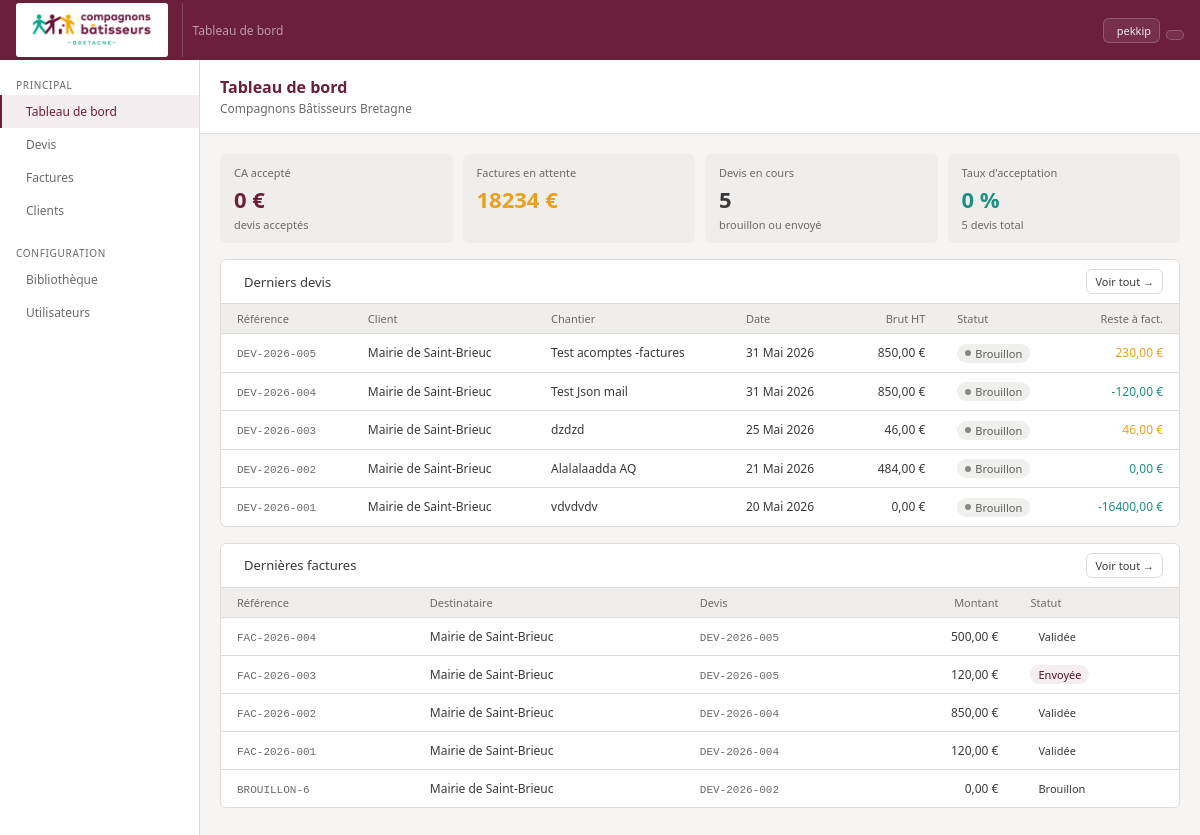
The app's page / (signed in) with its own data.
### core/models.py (models this page shows, shortened)
class ParametresAssociation(models.Model):
    nom = models.CharField(max_length=200, default='Compagnons Bâtisseurs Bretagne')
    siret = models.CharField(max_length=50, blank=True)
    ape = models.CharField(max_length=20, blank=True)
    forme_juridique = models.CharField(
        max_length=100, blank=True, default='Association loi 1901'
    )
    adresse = models.TextField(blank=True)
    email = models.EmailField(blank=True)
    telephone = models.CharField(max_length=50, blank=True)
    site_web = models.URLField(blank=True)
    logo = models.ImageField(
        upload_to='logo/', null=True, blank=True
    )
    couleur_principale = models.CharField(
        max_length=7, default='#6B1F3A',
        help_text="Code hexadécimal ex: #6B1F3A"
    )
    couleur_secondaire = models.CharField(
        max_length=7, default='#2BBFA4',
        help_text="Code hexadécimal ex: #2BBFA4"
    )
    couleur_accent = models.CharField(
        max_length=7, default='#E8A020',
        help_text="Code hexadécimal ex: #E8A020"
    )
    slogan = models.CharField(
        max_length=200, blank=True,
        default='La solidarité, un chantier à partager'
    )
    class Meta:
        verbose_name = 'Paramètres association'
    @classmethod
    def get(cls):
        obj, _ = cls.objects.get_or_create(pk=1)
        return obj

class Devis(models.Model):
    STATUS_CHOICES = [
        ('draft',    'Brouillon'),
        ('sent',     'Envoyé'),
        ('accepted', 'Accepté'),
        ('refused',  'Refusé'),
        ('expired',  'Expiré'),
    ]
    reference = models.CharField(max_length=50, unique=True)
    client = models.ForeignKey(
        Client, on_delete=models.PROTECT, related_name='devis'
    )
    equipe = models.ForeignKey(
        Equipe, on_delete=models.SET_NULL,
        null=True, blank=True, related_name='devis'
    )
    chantier = models.CharField(max_length=300)
    chantier_adresse1 = models.CharField(max_length=200, blank=True)
    chantier_adresse2 = models.CharField(max_length=200, blank=True)
    chantier_cp = models.CharField(max_length=10, blank=True)
    chantier_ville = models.CharField(max_length=100, blank=True)
    status = models.CharField(
        max_length=20, choices=STATUS_CHOICES, default='draft'
    )
    date_creation = models.DateField(auto_now_add=True)
    date_validite = models.DateField(null=True, blank=True)
    taux_mo = models.DecimalField(
        max_digits=6, decimal_places=2, default=46.00
    )
    notes = models.TextField(blank=True)
    conditions_devis = models.TextField(
        blank=True,
        help_text="Conditions de vente pour ce devis (copié depuis les préférences à la création)"
    )
    fin_group_title = models.CharField(
        max_length=100, default='Financements',
        help_text="Titre du groupe de financements"
    )
    created_by = models.ForeignKey(
        User, on_delete=models.SET_NULL,
        null=True, related_name='devis_crees'
    )
    created_at = models.DateTimeField(auto_now_add=True)
    updated_at = models.DateTimeField(auto_now=True)
    class Meta:
        ordering = ['-created_at']
        verbose_name = 'Devis'
        verbose_name_plural = 'Devis'
    def total_brut(self):
        return sum(
            l.total() for l in self.lignes.filter(parent=None)
            if l.type_ligne != 'FIN'
        )
    def total_facture(self):
        return sum(
            f.montant for f in self.factures.exclude(status='cancelled')
            if f.type_doc in ('facture', 'acompte')
        ) - sum(
            f.montant for f in self.factures.exclude(status='cancelled')
            if f.type_doc == 'avoir'
        )
    def reste_a_facturer(self):
        return self.total_brut() - self.total_facture()

class Client(models.Model):
    nom = models.CharField(max_length=200)
    contact = models.CharField(max_length=200, blank=True)
    email = models.EmailField(blank=True)
    telephone = models.CharField(max_length=50, blank=True)
    adresse = models.TextField(blank=True)
    created_at = models.DateTimeField(auto_now_add=True)
    class Meta:
        ordering = ['nom']
        verbose_name = 'Client'
    def __str__(self):
        return self.nom

class LigneDevis(models.Model):
    TYPE_CHOICES = [
        ('F',     'Forfait'), # supprimer?
        ('FMO',   'Forfait main d\'œuvre'),
        ('FMAT',  'Forfait matériaux'),
        ('S',     'Ouvrage simple'),
        ('C',     'Ouvrage composite'),
        ('MO',    'Main d\'œuvre'),
        ('MAT',   'Matériau'),
        ('OUV',   'Sous-ouvrage'),
        ('FIN',   'Financement'),
        ('TITRE', 'Titre'),
    ]
    devis = models.ForeignKey(
        Devis, on_delete=models.CASCADE, related_name='lignes'
    )
    parent = models.ForeignKey(
        'self', on_delete=models.CASCADE,
        null=True, blank=True, related_name='enfants'
    )
    type_ligne = models.CharField(max_length=5, choices=TYPE_CHOICES)
    description = models.TextField(blank=True)
    quantite = models.DecimalField(
        max_digits=10, decimal_places=3, default=1
    )
    unite = models.CharField(max_length=50, blank=True)
    cout_unitaire = models.DecimalField(
        max_digits=10, decimal_places=2, null=True, blank=True
    )
    ordre = models.IntegerField(default=0)
    ouvert = models.BooleanField(default=True)
    class Meta:
        ordering = ['ordre']
        verbose_name = 'Ligne de devis'
    def total(self):
        enfants = self.enfants.all()
        if self.type_ligne == 'TITRE':
            return sum(e.total() for e in enfants)
        if enfants.exists():
            return self.quantite * sum(e.total() for e in enfants)
        if self.cout_unitaire is not None:
            return self.quantite * self.cout_unitaire
        return Decimal('0')

class Facture(models.Model):
    TYPE_DOC_CHOICES = [
        ('facture', 'Facture'),
        ('acompte', "Facture d'acompte"),
        ('appel', "Facture d'appel convention"),
        ('avoir',   'Avoir'),
    ]
    STATUS_CHOICES = [
        ('draft',     'Brouillon'),
        ('validated', 'Validée'),
        ('sent',      'Envoyée'),
        ('paid',      'Payée'),
        ('cancelled', 'Annulée'),
    ]
    numero = models.CharField(
        max_length=50, unique=True, null=True, blank=True,
        help_text="Assigné automatiquement à la validation"
    )
    type_doc = models.CharField(
        max_length=10, choices=TYPE_DOC_CHOICES, default='facture'
    )
    devis = models.ForeignKey(
        Devis, on_delete=models.PROTECT, related_name='factures'
    )
    destinataire = models.CharField(max_length=200)
    montant = models.DecimalField(
        max_digits=10, decimal_places=2, default=0
    )
    status = models.CharField(
        max_length=20, choices=STATUS_CHOICES, default='draft'
    )
    date_creation = models.DateField(auto_now_add=True)
    date_echeance = models.DateField(null=True, blank=True)
    date_versement = models.DateField(
    null=True, blank=True,
    help_text="Date de versement de l'acompte (renseignée sur la facture normale)"
    )
    notes = models.TextField(blank=True)
    libelle = models.CharField(
        max_length=200, blank=True,
        help_text="Court libellé affiché dans le récapitulatif des factures précédentes"
    )
    conditions_facture = models.TextField(
        blank=True,
        help_text="Conditions de vente pour cette facture"
    )
    created_by = models.ForeignKey(
        User, on_delete=models.SET_NULL,
        null=True, related_name='factures_creees'
    )
    validated_by = models.ForeignKey(
        User, on_delete=models.SET_NULL,
        null=True, blank=True, related_name='factures_validees'
    )
    validated_at = models.DateTimeField(null=True, blank=True)
    bypass_validation = models.BooleanField(default=False)
    created_at = models.DateTimeField(auto_now_add=True)
    class Meta:
        ordering = ['-created_at']
        verbose_name = 'Facture'
    def get_reference(self):
        return self.numero or f"BROUILLON-{self.pk}"

### core/views.py (the view)
# urls.py: path('', views.dashboard, name='dashboard'),
@login_required
def dashboard(request):
    profil = get_profil(request.user)
    devis_recents = Devis.objects.select_related('client', 'equipe').all()[:5]
    factures_recentes = Facture.objects.select_related('devis').all()[:5]
    stats = {
        'ca': sum(d.total_brut() for d in Devis.objects.filter(status='accepted')),
        'en_attente': sum(
            f.montant for f in Facture.objects.filter(
                type_doc='facture'
            ).exclude(status='paid')
        ),
        'en_cours': Devis.objects.filter(status__in=['draft', 'sent']).count(),
        'total_devis': Devis.objects.count(),
    }
    stats['taux'] = round(
        Devis.objects.filter(status='accepted').count() / stats['total_devis'] * 100
    ) if stats['total_devis'] else 0
    for d in devis_recents:
        d.rtf = d.reste_a_facturer()
    return render(request, 'core/dashboard.html', {
        'devis_recents': devis_recents,
        'factures_recentes': factures_recentes,
        'stats': stats,
        'profil': profil,
    })

### core/templates/core/dashboard.html (shortened to what this page needs)
{% extends 'core/base.html' %}
{% block nav_dashboard %}active{% endblock %}
{% block topbar_title %}Tableau de bord{% endblock %}
{% block content %}
<div class="page-hd">
  <div><div class="page-title">Tableau de bord</div><div class="page-sub">Compagnons Bâtisseurs Bretagne</div></div>
</div>
<div class="page-body">
  <div class="stats-grid">
    <div class="stat"><div class="stat-lbl">CA accepté</div><div class="stat-val" style="color:var(--prune)">{{ stats.ca|floatformat:0 }} €</div><div class="stat-sub">devis acceptés</div></div>
    <div class="stat"><div class="stat-lbl">Factures en attente</div><div class="stat-val" style="color:var(--amber)">{{ stats.en_attente|floatformat:0 }} €</div></div>
    <div class="stat"><div class="stat-lbl">Devis en cours</div><div class="stat-val">{{ stats.en_cours }}</div><div class="stat-sub">brouillon ou envoyé</div></div>
    <div class="stat"><div class="stat-lbl">Taux d'acceptation</div><div class="stat-val" style="color:var(--teal-dk)">{{ stats.taux }} %</div><div class="stat-sub">{{ stats.total_devis }} devis total</div></div>
  </div>
  <div class="card">
    <div class="card-hd">
      <span class="card-title">Derniers devis</span>
      <a href="{% url 'core:devis-list' %}" class="btn btn-sm">Voir tout →</a>
    </div>
    <table>
      <thead><tr><th>Référence</th><th>Client</th><th>Chantier</th><th>Date</th><th class="num">Brut HT</th><th>Statut</th><th class="num">Reste à fact.</th></tr></thead>
      <tbody>
        {% for d in devis_recents %}
        <tr style="cursor:pointer" onclick="location='{% url 'core:devis-detail' d.pk %}'">
          <td><span class="mono">{{ d.reference }}</span></td>
          <td>{{ d.client }}</td>
          <td>{{ d.chantier }}</td>
          <td>{{ d.date_creation|date:"d M Y" }}</td>
          <td class="num">{{ d.total_brut|floatformat:2 }} €</td>
          <td>
            <span class="badge b-{{ d.status }}"><span class="dot dot-{{ d.status }}"></span>{{ d.get_status_display }}</span>
          </td>
          <td class="num" style="color:{% if d.rtf > 0 %}var(--amber){% else %}var(--teal-dk){% endif %}">
            {{ d.rtf|floatformat:2 }} €
          </td>
        </tr>
        {% empty %}
        <tr><td colspan="7" style="text-align:center;padding:1.5rem;color:var(--gray-md)">
          Aucun devis — <a href="{% url 'core:devis-create' %}" class="btn btn-sm btn-prune">Créer le premier</a>
        </td></tr>
        {% endfor %}
      </tbody>
    </table>
  </div>
  {% if factures_recentes %}
  <div class="card">
    <div class="card-hd">
      <span class="card-title">Dernières factures</span>
      <a href="{% url 'core:factures-list' %}" class="btn btn-sm">Voir tout →</a>
    </div>
    <table>
      <thead><tr><th>Référence</th><th>Destinataire</th><th>Devis</th><th class="num">Montant</th><th>Statut</th></tr></thead>
      <tbody>
        {% for f in factures_recentes %}
        <tr>
          <td><span class="mono">{{ f.get_reference }}</span></td>
          <td>{{ f.destinataire }}</td>
          <td><span class="mono">{{ f.devis.reference }}</span></td>
          <td class="num">{{ f.montant|floatformat:2 }} €</td>
          <td><span class="badge b-f{{ f.status }}">{{ f.get_status_display }}</span></td>
        </tr>
        {% endfor %}
      </tbody>
    </table>
  </div>
  {% endif %}
</div>
{% endblock %}

### core/templates/core/base.html (shortened to what this page needs)
<!DOCTYPE html>
<html lang="fr">
<head>
<link rel="stylesheet" href="https://cdn.jsdelivr.net/npm/@tabler/icons-webfont@3.19.0/dist/tabler-icons.min.css"/>
</head>
<body>
<div class="topbar">
  <a href="{% url 'core:dashboard' %}" class="logo-area">
    {% if params.logo %}
      <img src="{{ params.logo.url }}" alt="{{ params.nom }}" style="height:54px;width:auto;background:#fff;border-radius:3px;padding:2px 5px">
    {% endif %}
  </a>
  <div class="topbar-title">{% block topbar_title %}{% endblock %}</div>
  {% if request.user.is_authenticated %}
  <div class="topbar-actions">
    <a href="{% url 'core:profil' %}" class="btn btn-ghost btn-sm">
      {{ request.user.get_full_name|default:request.user.username }}
    </a>
    <form method="post" action="{% url 'core:logout' %}" style="display:inline">
      <button type="submit" class="btn btn-ghost btn-sm" title="Se déconnecter">
      </button>
    </form>
  </div>
  {% endif %}
</div>
<div class="body-wrap">
  <div class="sidebar">
    <div class="nav-sect">Principal</div>
    <a href="{% url 'core:dashboard' %}" class="nav-item {% block nav_dashboard %}{% endblock %}">Tableau de bord</a>
    <a href="{% url 'core:devis-list' %}" class="nav-item {% block nav_devis %}{% endblock %}">Devis</a>
    <a href="{% url 'core:factures-list' %}" class="nav-item {% block nav_factures %}{% endblock %}">Factures</a>
    <a href="{% url 'core:clients' %}" class="nav-item {% block nav_clients %}{% endblock %}">Clients</a>
    <div class="nav-sect">Configuration</div>
    <a href="{% url 'core:biblio' %}" class="nav-item {% block nav_biblio %}{% endblock %}">Bibliothèque</a>
    {% if request.user.is_authenticated %}
      {% with role=request.user.profil.role %}
        {% if role == 'admin' or role == 'responsable' %}
        <a href="{% url 'core:utilisateurs-list' %}" class="nav-item {% block nav_users %}{% endblock %}">
          Utilisateurs
        </a>
        {% endif %}
      {% endwith %}
    {% endif %}
  </div>
  <div class="main">
    {% block content %}{% endblock %}
  </div>
</div>
</body>
</html>

### records on screen
ParametresAssociation: logo (picture)
Devis: reference "DEV-2026-005", client "Mairie de Saint-Brieuc", chantier "Test acomptes -factures", date_creation "31 Mai 2026", total_brut "850,00", status "Brouillon", rtf "230,00"
Devis: reference "DEV-2026-004", client "Mairie de Saint-Brieuc", chantier "Test Json mail", date_creation "31 Mai 2026", total_brut "850,00", status "Brouillon", rtf "-120,00"
Devis: reference "DEV-2026-003", client "Mairie de Saint-Brieuc", chantier "dzdzd", date_creation "25 Mai 2026", total_brut "46,00", status "Brouillon", rtf "46,00"
Devis: reference "DEV-2026-002", client "Mairie de Saint-Brieuc", chantier "Alalalaadda AQ", date_creation "21 Mai 2026", total_brut "484,00", status "Brouillon", rtf "0,00"
Devis: reference "DEV-2026-001", client "Mairie de Saint-Brieuc", chantier "vdvdvdv", date_creation "20 Mai 2026", total_brut "0,00", status "Brouillon", rtf "-16400,00"
Facture: get_reference "FAC-2026-004", destinataire "Mairie de Saint-Brieuc", devis.reference "DEV-2026-005", montant "500,00", status "Validée"
Facture: get_reference "FAC-2026-003", destinataire "Mairie de Saint-Brieuc", devis.reference "DEV-2026-005", montant "120,00", status "Envoyée"
Facture: get_reference "FAC-2026-002", destinataire "Mairie de Saint-Brieuc", devis.reference "DEV-2026-004", montant "850,00", status "Validée"
Facture: get_reference "FAC-2026-001", destinataire "Mairie de Saint-Brieuc", devis.reference "DEV-2026-004", montant "120,00", status "Validée"
Facture: get_reference "BROUILLON-6", destinataire "Mairie de Saint-Brieuc", devis.reference "DEV-2026-002", montant "0,00", status "Brouillon"

### other values on screen
{{ request.user.get_full_name|default:request.user.username }} "pekkip"
{{ stats.ca|floatformat:0 }} "0"
{{ stats.en_attente|floatformat:0 }} "18234"
{{ stats.en_cours }} "5"
{{ stats.taux }} "0"
{{ stats.total_devis }} "5"
